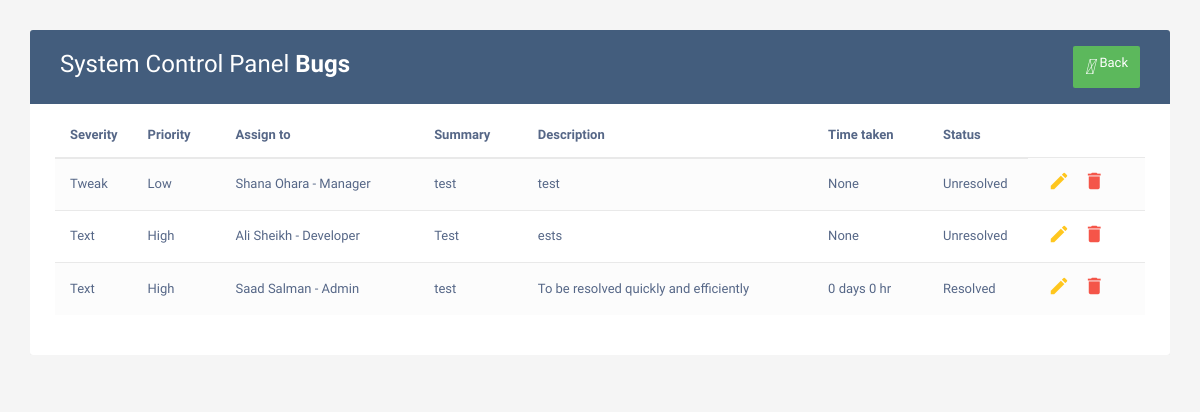
Page /viewproject/34 (signed in) on the earlier database version.
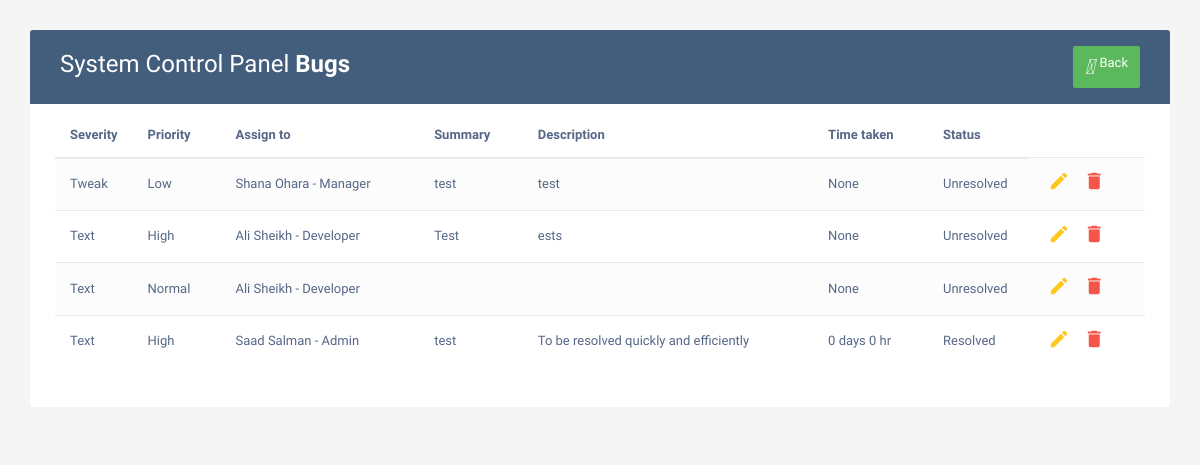
Same page on the later database version.
### home/models.py (models this page shows, shortened)
class Bug(models.Model):
    project = models.CharField(max_length=122,null=True)
    Severity = models.CharField(max_length=122,null=True)
    Priority = models.CharField(max_length=122,null=True)
    Assign = models.CharField(max_length=122,null=True)
    Summary = models.TextField(null=True)
    Desc = models.TextField(null=True)
    date = models.DateField()
    Image = models.ImageField(upload_to='images/')
    status = models.CharField(max_length=50,default='Unresolved')
    created = models.DateTimeField(auto_now_add = True)
    ended = models.DateField(null=True,blank=True)
    timetaken = models.CharField(max_length=50,null=True,blank=True)
    reportedby = models.CharField(max_length=50)
    resolvedby = models.CharField(max_length=100,blank=True,null=True)

### home/views.py (the view)
# urls.py: path('viewproject/<int:id>',views.viewproject,name='View Project'),
@login_required
def viewproject(request,id):
    project = Project.objects.get(id=id)
    unresolved = Bug.objects.filter(project=project.Pname,status='Unresolved')
    resolved = Bug.objects.filter(project=project.Pname,status='Resolved')
    context = {
        'project':project,
        'unresolved':unresolved,
        'resolved':resolved,
    }
    return render(request,'viewproject.html',context)

### templates/viewproject.html (shortened to what this page needs)
<!DOCTYPE html>
<html lang="en">
<head>
<link rel="stylesheet" href="https://maxcdn.bootstrapcdn.com/font-awesome/4.7.0/css/font-awesome.min.css">
<link rel="stylesheet" href="https://maxcdn.bootstrapcdn.com/bootstrap/3.3.7/css/bootstrap.min.css">
</head>
<body>
    <div class="container">
        <div class="table-responsive">
            <div class="table-wrapper">
                <div class="table-title">
                    <div class="row">
                        <div class="col-xs-6">
                            <h2>{{project.Pname}} <b>Bugs</b></h2>
                        </div>
                        <div class="col-xs-6">
							<a href="/project" class="btn btn-success" data-toggle="modal"><i>&#xE147;</i> <span>Back</span></a>
                        </div>
                    </div>
                </div>
                <table class="table table-striped table-hover">
                    <thead>
                        <tr>
                            <th>Severity</th>
                            <th>Priority</th>
                            <th>Assign to</th>
                            <th>Summary</th>
                            <th>Description</th>
                            <th>Time taken</th>
							<th>Status</th>
                        </tr>
                    </thead>
                    <tbody>
                        {% for item in unresolved %}
                        <tr>
                            <td> {{item.Severity}} </td>
                            <td> {{item.Priority}} </td>
                            <td> {{item.Assign}} </td>
                            <td> {{item.Summary}} </td>
                            <td> {{item.Desc}} </td>
                            <td> {{item.timetaken}} </td>
							<td> {{item.status}} </td>
                            <td>
                                <a href="/editbug/{{item.id}}" class="edit" data-toggle="modal"><i class="material-icons" data-toggle="tooltip" title="Edit">&#xE254;</i></a>
                                <a href="/deletebug/{{item.id}}" class="delete" data-toggle="modal"><i class="material-icons" data-toggle="tooltip" title="Delete">&#xE872;</i></a>
                            </td>
                        </tr>
                        {% endfor %}
                        {% for item in resolved %}
                        <tr>
                            <td> {{item.Severity}} </td>
                            <td> {{item.Priority}} </td>
                            <td> {{item.Assign}} </td>
                            <td> {{item.Summary}} </td>
                            <td> {{item.Desc}} </td>
                            <td> {{item.timetaken}} </td>
							<td> {{item.status}} </td>
                            <td>
                                <a href="/editbug/{{item.id}}" class="edit" data-toggle="modal"><i class="material-icons" data-toggle="tooltip" title="Edit">&#xE254;</i></a>
                                <a href="/deletebug/{{item.id}}" class="delete" data-toggle="modal"><i class="material-icons" data-toggle="tooltip" title="Delete">&#xE872;</i></a>
                            </td>
                        </tr>
                        {% endfor %}
                    </tbody>
                </table>
            </div>
        </div>
    </div>
</body>

Differences in the rows shown:
added Bug: Severity "Text", Priority "Normal", Assign "Ali Sheikh - Developer", timetaken "None", status "Unresolved", shown under "System Control Panel Bugs"
